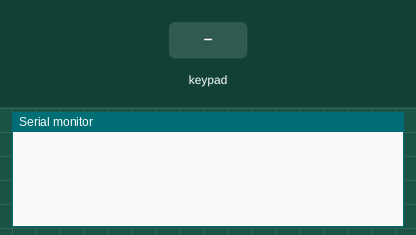
This sketch was run on a simulated Arduino Uno, built with avr-gcc and run on an emulated ATmega328P. On the bench: the last lines printed to the serial monitor. Wiring (inferred from the names in the program): 4×4 keypad with keys 1 2 3 A 4 5 6 B 7 8 9 C * 0 # D (labels assumed): rows pin 7, pin 8, pin 9, pin 10; columns pin 15, pin 16, pin 17, pin 18. Inputs (shaded band) come from the test bench.

Above: at 1.2 s.
1.3 s: key '1' pressed
At 2.5 s:
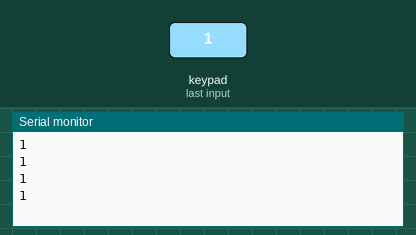
2.8 s: keypad keys 1 5 1 6 1 7 1 8 pressed 0.4 s apart
At 6.2 s:
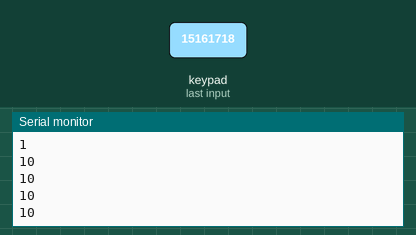
7.5 s: key '2' pressed
At 8.7 s:
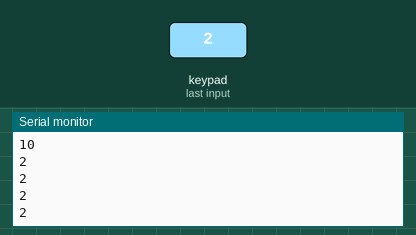
9.0 s: keypad keys 1 5 1 6 1 7 1 8 # pressed 0.4 s apart
At 13.8 s:
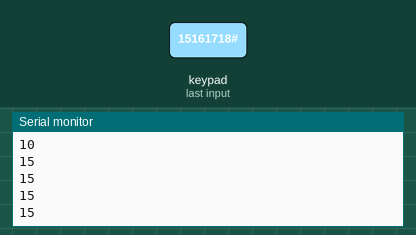
Timing chart, 0 to 15.1 s (numbered marks = the images above; inputs shaded):
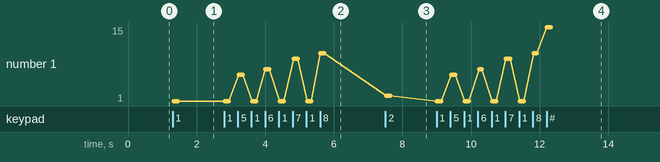

Measured:
- after the input at 1.3 s, the serial monitor: prints a new line at once (image 1)
- after the input at 2.8 s, the serial monitor: prints a new line after 0.43 s (image 2)
- after the input at 7.5 s, the serial monitor: prints a new line at once (image 3)
- after the input at 9.0 s, the serial monitor: prints a new line at once (image 4)
- plotted number 1: 1 → 10 after the input at 2.8 s, 10 → 2 after the input at 7.5 s, 2 → 15 after the input at 9.0 s

The sketch:

2022.06.16.ino
```cpp
/*#define NOTE_C4  1911
#define NOTE_D4 1702
#define NOTE_E4 1516
#define NOTE_F4 1431
#define NOTE_G4 1275
#define NOTE_A4 1136
#define NOTE_B4 1012
#define NOTE_C5 956

#define buz 16
#define Speed 300

unsigned int melody[8] = {NOTE_C4, NOTE_D4, NOTE_E4, NOTE_F4, NOTE_G4, NOTE_A4, NOTE_B4, NOTE_C5};
unsigned int melody2[8] = {261, 293, 329, 349, 391, 440, 493, 523};*/

//===========================================================
//piezo buzzer test

/*void setup() {
  Serial.begin(9600);
  pinMode(buz, OUTPUT);
}

void loop() {
  for(int i=0; i<8; i++){
    Serial.println(melody[i]);

    for(int j=0; j<250; j++){
      digitalWrite(buz, HIGH);
      delayMicroseconds(melody[i]);
      digitalWrite(buz, LOW);
      delayMicroseconds(melody[i]);
    }
  }
}*/

//===========================================================
//piezo buzzer

/*void setup() {
  Serial.begin(9600);
  pinMode(buz, OUTPUT);
}

unsigned long curr_millis = 0;
unsigned long prev_millis = 0;
unsigned long curr_micros = 0;
unsigned long prev_micros = 0;

int melody_index = 0;
char melody_flag = 0;

void loop() {
  curr_micros = micros();
  curr_millis = millis();

  //---------------------------------------------------

  if(curr_millis - prev_millis > 1000){
    prev_millis = curr_millis;

    melody_index++;
    if(melody_index == 8) melody_index = 0;
  }

  //---------------------------------------------------

  if(curr_micros - prev_micros > melody[melody_index]){
    prev_micros = curr_micros;

    if(melody_flag == 0){
      melody_flag = 1;
      digitalWrite(buz, HIGH);
    }
    else{
      melody_flag = 0;
      digitalWrite(buz, LOW);
    }
  }
}*/

//===========================================================
//school bell

/*unsigned int School_Bell[24] = {NOTE_G4, NOTE_G4, NOTE_A4, NOTE_A4, NOTE_G4, NOTE_G4, NOTE_E4,
                                NOTE_G4, NOTE_G4, NOTE_E4, NOTE_E4, NOTE_D4,
                                NOTE_G4, NOTE_G4, NOTE_A4, NOTE_A4, NOTE_G4, NOTE_G4, NOTE_E4,
                                NOTE_G4, NOTE_E4, NOTE_D4, NOTE_E4, NOTE_C4};
unsigned int School_rhythm[24] = {Speed, Speed, Speed, Speed, Speed, Speed, (Speed * 2),
                                  Speed, Speed, Speed, Speed, (Speed * 3),
                                  Speed, Speed, Speed, Speed, Speed, Speed, (Speed * 2),
                                  Speed, Speed, Speed, Speed, (Speed * 3)};

void setup() {
  Serial.begin(9600);
  pinMode(buz, OUTPUT);
}

unsigned long curr_millis = 0;
unsigned long prev_millis = 0;
unsigned long prev_millis_750ms = 0;
unsigned long curr_micros = 0;
unsigned long prev_micros = 0;

int melody_index = 0;
char melody_flag = 0;
char melody_on = 1;

void loop() {
  curr_micros = micros();
  curr_millis = millis();

  //---------------------------------------------------
  if(curr_millis - prev_millis > (School_rhythm[melody_index] / 2) * 3){
    prev_millis = curr_millis;

    melody_index++;
    if(melody_index == 24) melody_index = 0;

    melody_on = 1;
    prev_micros = micros();
    prev_millis_750ms = curr_millis;
  }
  //---------------------------------------------------
  if(melody_on == 1){
    if(curr_millis - prev_millis_750ms > School_rhythm[melody_index]){
      prev_millis_750ms = curr_millis;

      melody_on = 0;
    }
  }
  //---------------------------------------------------
  if(melody_on == 1){
    if(curr_micros - prev_micros > School_Bell[melody_index]){
      prev_micros = curr_micros;

      if(melody_flag == 0){
        melody_flag = 1;
        digitalWrite(buz, HIGH);
      }
      else{
        melody_flag = 0;
        digitalWrite(buz, LOW);
      }
    }
  }
}*/

//===========================================================
//button matrix

void setup(){
  Serial.begin(9600);
  for(int i=0; i<4; i++){
    pinMode(i + 7, INPUT);
    pinMode(i + 15, OUTPUT);
  }
}

char col_pin_num[4] = {15, 16, 17, 18};
char row_pin_num[4] = {7, 8, 9, 10};
char row_flag[4] = {0, 0, 0, 0};
int col_index = 0;

void loop(){
  //1. all off
  for(int i=0; i<4; i++){
    digitalWrite(col_pin_num[i], LOW);
  }

  //2. 1 col on
  digitalWrite(col_pin_num[col_index], HIGH);

  //3. row read
  for(int i=0; i<4; i++){
    int row_value = digitalRead(row_pin_num[i]);
    if(row_value == 0){
      if(row_flag[i] == 0){
        row_flag[i] = 1;
      }
    }
    else{
      if(row_flag[i] == 1){
        row_flag[i] = 0;
        Serial.println((col_index + 1) + (i * 4));
      }
    }
  }

  //col index increase
  col_index++;
  if(col_index == 4) col_index = 0;

  //4. delay
  delay(10);
}
```
